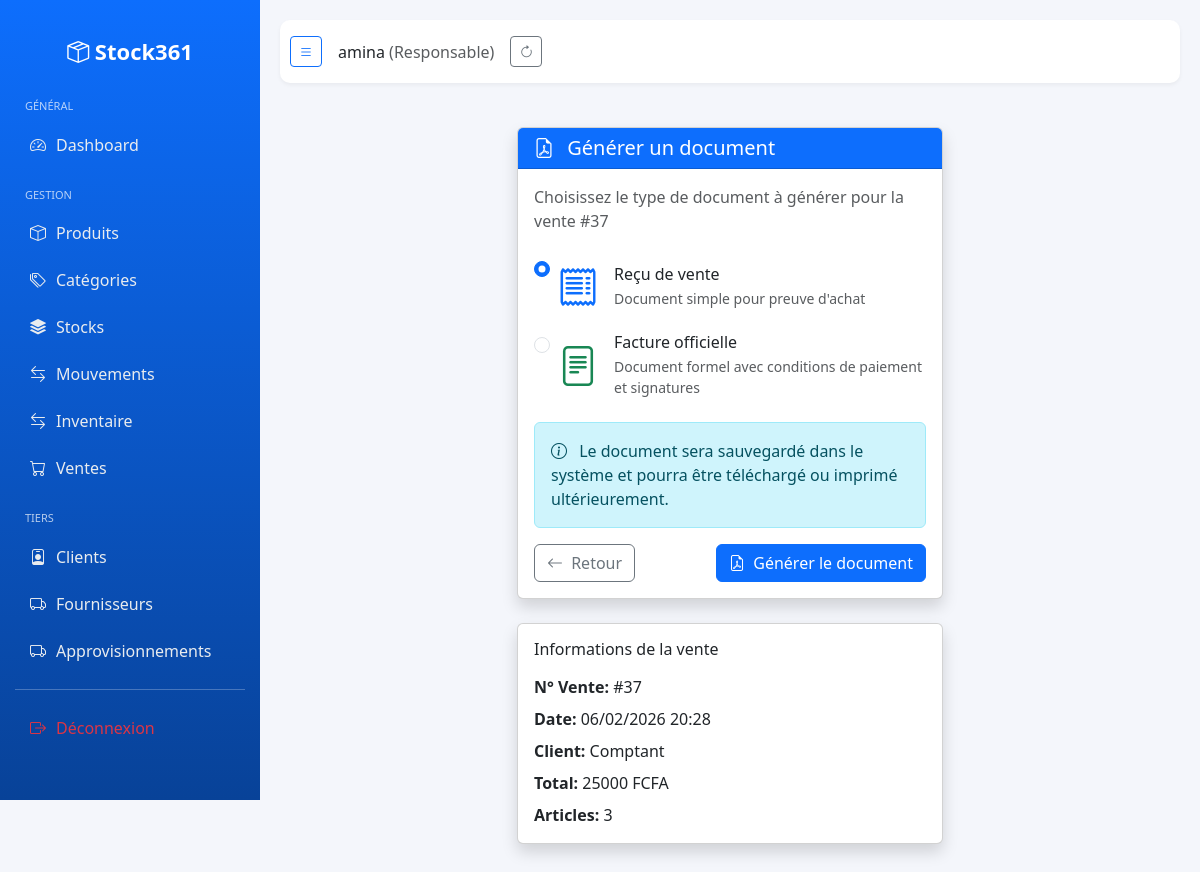
Page /vente/37/generer-document/ (signed in) on the committed database.
### entreprise/models.py (models this page shows, shortened)
class Utilisateur(AbstractUser):
    class TypeUtilisateur(models.TextChoices):
        SUPER_ADMIN = 'super_admin', 'Super Admin'
        RESPONSABLE = 'responsable', 'Responsable'
        GERANT = 'gerant', 'Gérant/Secrétaire'
    entreprise = models.ForeignKey(
        Entreprise,
        on_delete=models.CASCADE,
        related_name='utilisateurs',
        blank=True,
        null=True
    )
    type_utilisateur = models.CharField(
        max_length=20,
        choices=TypeUtilisateur.choices,
        default=TypeUtilisateur.GERANT
    )
    est_actif = models.BooleanField(default=True)
    telephone = models.CharField(max_length=20, blank=True, null=True)
    adresse = models.CharField(max_length=255, blank=True, null=True)
    date_creation = models.DateTimeField(default=timezone.now)
    @property
    def est_super_admin(self):
        return self.type_utilisateur == self.TypeUtilisateur.SUPER_ADMIN
    @property
    def est_responsable(self):
        return self.type_utilisateur == self.TypeUtilisateur.RESPONSABLE
    def get_role_display(self):
        return self.get_type_utilisateur_display()
    @property
    def responsable(self):
        """
        Retourne le premier utilisateur de type 'responsable' ou None
        """
        return self.utilisateurs.filter(type_utilisateur='responsable').first()

### vente/models.py (models this page shows, shortened)
class Vente(models.Model):
    entreprise = models.ForeignKey(Entreprise, on_delete=models.CASCADE)
    client = models.ForeignKey(Client, on_delete=models.SET_NULL, null=True, blank=True)
    utilisateur = models.ForeignKey(Utilisateur, on_delete=models.SET_NULL, null=True)
    date = models.DateTimeField(default=timezone.now)
    total = models.DecimalField(max_digits=12, decimal_places=2, default=0)
    recu_pdf = models.FileField(upload_to='recu_vente/', blank=True, null=True)

### vente/views.py (the view)
# urls.py: path('<int:pk>/generer-document/', views.generate_document, name='generate_document'),
@login_required
def generate_document(request, pk):
    vente = get_object_or_404(Vente, pk=pk)
    if request.method == "POST":
        doc_type = request.POST.get('doc_type', 'receipt')
        return generate_receipt(request, pk, doc_type)
    return render(request, 'vente/generate_document.html', {'vente': vente})

### templates/vente/generate_document.html (shortened to what this page needs)
{% extends "base.html" %}
{% block content %}
<div class="container py-4">
    <div class="row justify-content-center">
        <div class="col-md-6">
            <div class="card shadow">
                <div class="card-header bg-primary text-white">
                    <h5 class="mb-0">
                        <i class="bi bi-file-earmark-pdf me-2"></i>
                        Générer un document
                    </h5>
                </div>
                <div class="card-body">
                    <p class="text-muted mb-4">
                        Choisissez le type de document à générer pour la vente #{{ vente.id }}
                    </p>
                    <form method="post">
                        <div class="mb-4">
                            <div class="form-check mb-3">
                                <input class="form-check-input" type="radio" name="doc_type"
                                       id="receipt" value="receipt" checked>
                                <label class="form-check-label" for="receipt">
                                    <div class="d-flex align-items-center">
                                        <div class="me-3">
                                            <i class="bi bi-receipt text-primary fs-1"></i>
                                        </div>
                                        <div>
                                            <h6 class="mb-1">Reçu de vente</h6>
                                            <p class="text-muted small mb-0">
                                                Document simple pour preuve d'achat
                                            </p>
                                        </div>
                                    </div>
                                </label>
                            </div>
                            <div class="form-check mb-3">
                                <input class="form-check-input" type="radio" name="doc_type"
                                       id="invoice" value="invoice">
                                <label class="form-check-label" for="invoice">
                                    <div class="d-flex align-items-center">
                                        <div class="me-3">
                                            <i class="bi bi-file-text text-success fs-1"></i>
                                        </div>
                                        <div>
                                            <h6 class="mb-1">Facture officielle</h6>
                                            <p class="text-muted small mb-0">
                                                Document formel avec conditions de paiement et signatures
                                            </p>
                                        </div>
                                    </div>
                                </label>
                            </div>
                        </div>
                        <div class="alert alert-info">
                            <i class="bi bi-info-circle me-2"></i>
                            Le document sera sauvegardé dans le système et pourra être
                            téléchargé ou imprimé ultérieurement.
                        </div>
                        <div class="d-flex justify-content-between">
                            <a href="{% url 'vente_detail' vente.pk %}" class="btn btn-outline-secondary">
                                <i class="bi bi-arrow-left me-1"></i> Retour
                            </a>
                            <button type="submit" class="btn btn-primary">
                                <i class="bi bi-file-earmark-pdf me-1"></i> Générer le document
                            </button>
                        </div>
                    </form>
                </div>
            </div>
            <div class="card mt-4 shadow">
                <div class="card-body">
                    <h6 class="mb-3">Informations de la vente</h6>
                    <ul class="list-unstyled mb-0">
                        <li class="mb-2">
                            <strong>N° Vente:</strong> #{{ vente.id }}
                        </li>
                        <li class="mb-2">
                            <strong>Date:</strong> {{ vente.date|date:"d/m/Y H:i" }}
                        </li>
                        <li class="mb-2">
                            <strong>Client:</strong> {{ vente.client.nom|default:"Comptant" }}
                        </li>
                        <li class="mb-2">
                            <strong>Total:</strong> {{ vente.total|floatformat:0 }} FCFA
                        </li>
                        <li>
                            <strong>Articles:</strong> {{ vente.lignes.count }}
                        </li>
                    </ul>
                </div>
            </div>
        </div>
    </div>
</div>
{% endblock %}

### templates/base.html (shortened to what this page needs)
<!DOCTYPE html>
<html lang="fr">
{% load static %}
<head>
    <link href="{% static 'vendor/bootstrap/css/bootstrap.min.css' %}" rel="stylesheet">
    <link href="{% static 'vendor/bootstrap-icons/font/bootstrap-icons.css' %}" rel="stylesheet">
    <link rel="stylesheet" href="{% static 'vendor/datatables/css/jquery.dataTables.min.css' %}">
    <link rel="stylesheet" href="{% static 'vendor/datatables/css/dataTables.bootstrap5.min.css' %}">
    <link rel="stylesheet" href="{% static 'vendor/datatables/css/buttons.bootstrap5.min.css' %}">
    <link rel="stylesheet" href="{% static 'vendor/datatables/css/select.bootstrap5.min.css' %}">
    <link rel="stylesheet" href="{% static 'vendor/datatables/css/responsive.bootstrap5.min.css' %}">
</head>
<body>
<div class="sidebar" id="sidebar">
    <div class="brand">
        <i class="bi bi-box-seam"></i> <span>Stock361</span>
    </div>
    {% if request.user.est_super_admin %}
        <div class="menu-title">Général</div>
        <a href="{% url 'dashboard' %}"><i class="bi bi-speedometer2"></i> <span>Dashboard</span></a>
        <div class="menu-title">Administration</div>
        <a href="{% url 'entreprise_list' %}"><i class="bi bi-building"></i> <span>Entreprises</span></a>
        <a href="{% url 'utilisateur_list' %}"><i class="bi bi-people"></i> <span>Utilisateurs</span></a>
        <div class="menu-title">Gestion</div>
        <a href="{% url 'produit:produit_list' %}"><i class="bi bi-box"></i> <span>Produits</span></a>
        <a href="{% url 'produit:categorie_list' %}">
            <i class="bi bi-tags"></i> <span>Catégories</span>
        </a>
        <a href="{% url 'stock_list' %}"><i class="bi bi-stack"></i> <span>Stocks</span></a>
        <a href="{% url 'inventaire_list' %}"><i class="bi bi-stack"></i> <span>Inventaire</span></a>
        <a href="{% url 'mouvement_list' %}"><i class="bi bi-arrow-left-right"></i> <span>Mouvements</span></a>
        <a href="{% url 'vente_list' %}"><i class="bi bi-cart"></i> <span>Ventes</span></a>
        <div class="menu-title">Tiers</div>
        <a href="{% url 'client_list' %}"><i class="bi bi-person-badge"></i> <span>Clients</span></a>
    {% elif request.user.est_responsable %}
        <div class="menu-title">Général</div>
        <a href="{% url 'dashboard' %}"><i class="bi bi-speedometer2"></i> <span>Dashboard</span></a>
        <div class="menu-title">Gestion</div>
        <a href="{% url 'produit:produit_list' %}"><i class="bi bi-box"></i> <span>Produits</span></a>
        <a href="{% url 'produit:categorie_list' %}">
            <i class="bi bi-tags"></i> <span>Catégories</span>
        </a>
        <a href="{% url 'stock_list' %}"><i class="bi bi-stack"></i> <span>Stocks</span></a>
        <a href="{% url 'mouvement_list' %}"><i class="bi bi-arrow-left-right"></i> <span>Mouvements</span></a>
        <a href="{% url 'inventaire_list' %}"><i class="bi bi-arrow-left-right"></i> <span>Inventaire</span></a>
        <a href="{% url 'vente_list' %}"><i class="bi bi-cart"></i> <span>Ventes</span></a>
        <div class="menu-title">Tiers</div>
        <a href="{% url 'client_list' %}"><i class="bi bi-person-badge"></i> <span>Clients</span></a>
        <a href="{% url 'fournisseur_list' %}"><i class="bi bi-truck"></i> <span>Fournisseurs</span></a>
        <a href="{% url 'approvisionnement_list' %}"><i class="bi bi-truck"></i> <span>Approvisionnements</span></a>
    {% endif %}
    <hr class="text-white">
    <a href="{% url 'logout' %}" class="text-danger"><i class="bi bi-box-arrow-right"></i> <span>Déconnexion</span></a>
</div>
<div class="main" id="main">
    <div class="topbar">
        <div class="d-flex align-items-center gap-3">
            <button class="btn btn-sm btn-outline-primary" id="toggleSidebar"><i class="bi bi-list"></i></button>
            <div class="user-info">
                {{ request.user.username }}
                <span class="text-muted">({{ request.user.get_role_display }})</span>
            </div>
            <button class="btn btn-sm btn-outline-secondary" id="refreshBtn" title="Actualiser">
                <i class="bi bi-arrow-clockwise"></i>
            </button>
        </div>
    </div>
    {% block content %}{% endblock %}
</div>
<div id="toastContainer" class="toast-container position-fixed bottom-0 end-0 p-3"></div>
</body>
</html>

### templates/base.html (style rules this page uses)
body { margin: 0; background: #f4f6fb; font-family: "Segoe UI", sans-serif; }
.sidebar { width: 260px; height: 100vh; position: fixed; left: 0; top: 0; background: linear-gradient(180deg, #0d6efd, #084298); color: white; padding: 15px; transition: 0.3s; z-index: 1000; }
.sidebar .brand { text-align: center; font-size: 22px; font-weight: bold; margin: 20px 0 30px; }
.sidebar a { display: flex; align-items: center; gap: 10px; color: #e9ecef; text-decoration: none; padding: 10px 15px; border-radius: 10px; margin: 3px 0; transition: all 0.2s ease; }
.menu-title { margin: 20px 10px 8px; font-size: 11px; text-transform: uppercase; opacity: 0.7; }
.main { margin-left: 260px; padding: 20px; transition: 0.3s; min-height: 100vh; }
.topbar { background: #fff; padding: 16px 10px; display: flex; justify-content: space-between; align-items: center; border-radius: 10px; margin-bottom: 20px; box-shadow: 0 2px 4px rgba(0,0,0,0.05); }
.topbar .user-info { font-weight: 500; }
.toast-container { z-index: 1100; }

### rows in the picture
Utilisateur: user.username "amina", user.role "Responsable"
Vente: id "37", date "06/02/2026 20:28", client.nom "Comptant", total "25000", lignes.count "3"
